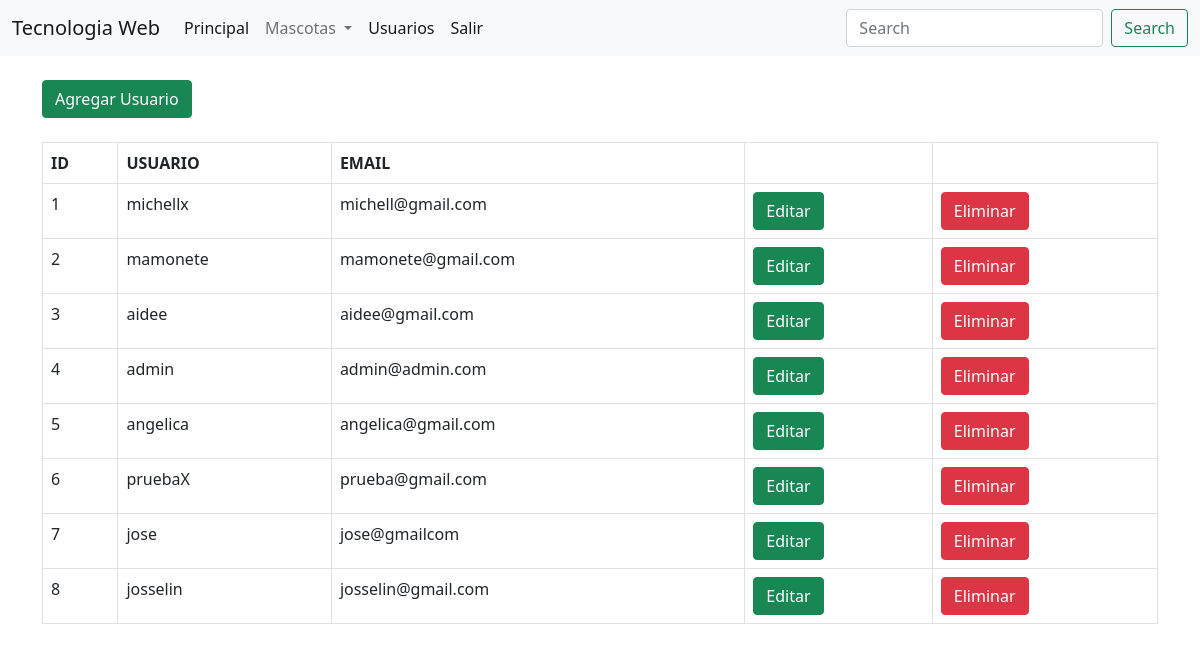
Screenshot of /admin_users.php (signed in) with the database file from the repository.
### tables this page shows
CREATE TABLE `usuarios` (
  `id` int(11) NOT NULL,
  `username` varchar(25) NOT NULL,
  `password` varchar(255) NOT NULL,
  `email` varchar(100) NOT NULL
);

### class/usuarios.php (the view, shortened to what this page needs)
<?php
class crud
{
    private $db;
    function __construct($conn)
    {
        $this->db = $conn;
    }
    public function dataview($query)
    {
        $stmt = $this->db->prepare($query);
        $stmt->execute() > 0;
        echo '<a class="btn btn-large btn-success" href="new_users.php"> Agregar Usuario</a><br>';
        echo '<br>';
        while ($row = $stmt->fetch(PDO::FETCH_ASSOC)) {
?>
            <tr>
                <td><?php echo $row['id']; ?></td>
                <td><?php echo $row['username']; ?></td>
                <td><?php echo $row['email']; ?></td>
                <td>
                    <a class="btn btn-large btn-success" href="edit_users.php?edit_id=<?php echo $row['id'] ?>"> Editar</a>
                </td>
                <td>
                    <a class="btn btn-large btn-danger" href="eliminar_users.php?delete_id=<?php echo $row['id'] ?>"><i class="fa fa-trash" aria-hidden="true"></i> Eliminar</a>
                </td>
            </tr>
<?php
        }
    }
}

### admin_users.php (shortened to what this page needs)
<?php
include('config.php');
include_once 'class/usuarios.php';
$crud = new crud($conn);
?>
<!doctype html>
<html lang="en">
<head>
    <link href="https://cdn.jsdelivr.net/npm/bootstrap@5.0.2/dist/css/bootstrap.min.css" rel="stylesheet">
    <?php require_once "menu.php" ?>
</head>
<body>
    <div class="container"><br>
        <table id="usuarios" class="display table table-bordered table-stripe" cellspacing="0" width="100%">
            <tr>
                <th>ID</th>
                <th>USUARIO</th>
                <th>EMAIL</th>
                <th></th>
                <th></th>
            </tr>
            <tbody>
                <?php
                $query = "SELECT * FROM usuarios";
                $crud->dataview($query)
                ?>
            </tbody>
        </table>
    </div>
</body>
</html>

### menu.php (shortened to what this page needs)
<nav class="navbar navbar-expand-lg navbar-light bg-light">
  <div class="container-fluid">
    <a class="navbar-brand" href="#">Tecnologia Web</a>
    <div class="collapse navbar-collapse" id="navbarSupportedContent">
      <ul class="navbar-nav me-auto mb-2 mb-lg-0">
        <li class="nav-item">
          <a class="nav-link active" aria-current="page" href="principal.php">Principal</a>
        </li>
        <li class="nav-item dropdown">
          <a class="nav-link dropdown-toggle" href="#" id="navbarDropdown" role="button" data-bs-toggle="dropdown" aria-expanded="false">
            Mascotas
          </a>
        </li>
        <li class="nav-item">
          <a class="nav-link active" aria-current="page" href="admin_users.php">Usuarios</a>
        </li>
        <li class="nav-item">
          <a class="nav-link active" aria-current="page" href="php_cerrar.php">Salir</a>
        </li>
      </ul>
      <form class="d-flex">
        <input class="form-control me-2" type="search" placeholder="Search" aria-label="Search">
        <button class="btn btn-outline-success" type="submit">Search</button>
      </form>
    </div>
  </div>
</nav>

### rows the page displays
usuarios: id "1", username "michellx", email "michell@gmail.com"
usuarios: id "2", username "mamonete", email "mamonete@gmail.com"
usuarios: id "3", username "aidee", email "aidee@gmail.com"
usuarios: id "4", username "admin", email "admin@admin.com"
usuarios: id "5", username "angelica", email "angelica@gmail.com"
usuarios: id "6", username "pruebaX", email "prueba@gmail.com"
usuarios: id "7", username "jose", email "jose@gmailcom"
usuarios: id "8", username "josselin", email "josselin@gmail.com"
